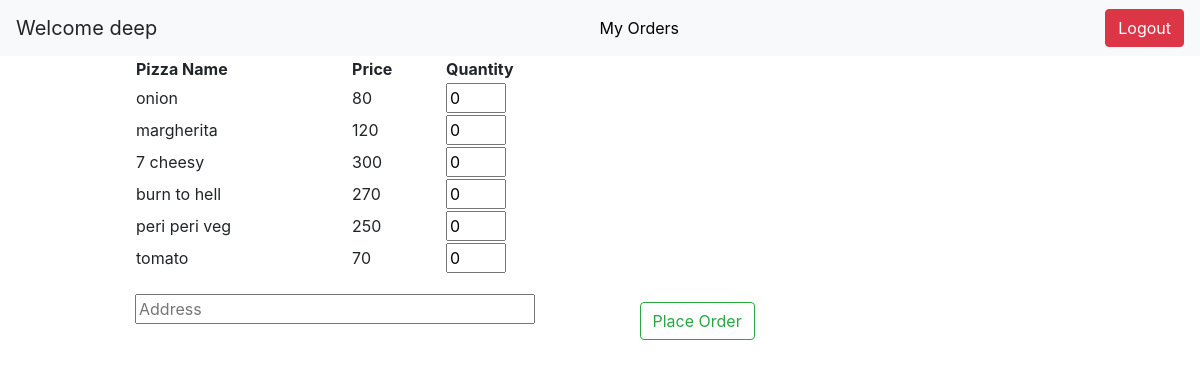
The app's page /me (signed in) with its own data.
### pizzaapp/models.py (models this page shows)
class PizzaModel(models.Model):
    name = models.CharField(max_length=10)
    price = models.CharField(max_length=10)

### pizzaapp/views.py (the view)
# urls.py: path('me',views.customerwelcome,name="customerpage"),
def customerwelcome(request):
    if not request.user.is_authenticated:
        return redirect('userloginpage')
    username = request.user.username
    context = {'username':username,'pizza':models.PizzaModel.objects.all()}
    return render(request,'customerwel.html',context)

### templates/customerwel.html (shortened to what this page needs)
{% extends 'base.html' %}
{% load static %}
{% block content %}
<nav class="navbar navbar-light bg-light">
  <a class="navbar-brand">Welcome {{username}}</a>
  <a href="userorders" class="nav-item" style="color:black;text-decoration:none">My Orders</a>
  <a href="userlogout" class="btn btn-danger">Logout</a>
</nav>
<form method="POST" action="placeorder">
<div class="container" style="margin-top: 80px;width:80%;display: block;margin: auto;">
  <table style="width:50%;">
    <tr>
      <th>Pizza Name</th>
      <th>Price</th>
      <th>Quantity</th>
    </tr>
    {% for x in pizza %}
    <tr>
      <td>{{x.name}}</td>
      <td>{{x.price}}</td>
      <th><input type="number" name="{{x.id}}" style="width:60px" min=0 value="0"></th>
    </tr>
    {% endfor %}
  </table>
  <input type="text" placeholder="Address" name="address" style="width:400px;margin-top:20px" >
  <input type="submit" style="margin-top:20px;margin-left:100px" value="Place Order" class="btn btn-outline-success">
</form>
{% endblock content %}

### records on screen
PizzaModel: name "onion", price "80"
PizzaModel: name "margherita", price "120"
PizzaModel: name "7 cheesy", price "300"
PizzaModel: name "burn to hell", price "270"
PizzaModel: name "peri peri veg", price "250"
PizzaModel: name "tomato", price "70"

### other values on screen
{{ username }} "deep"
